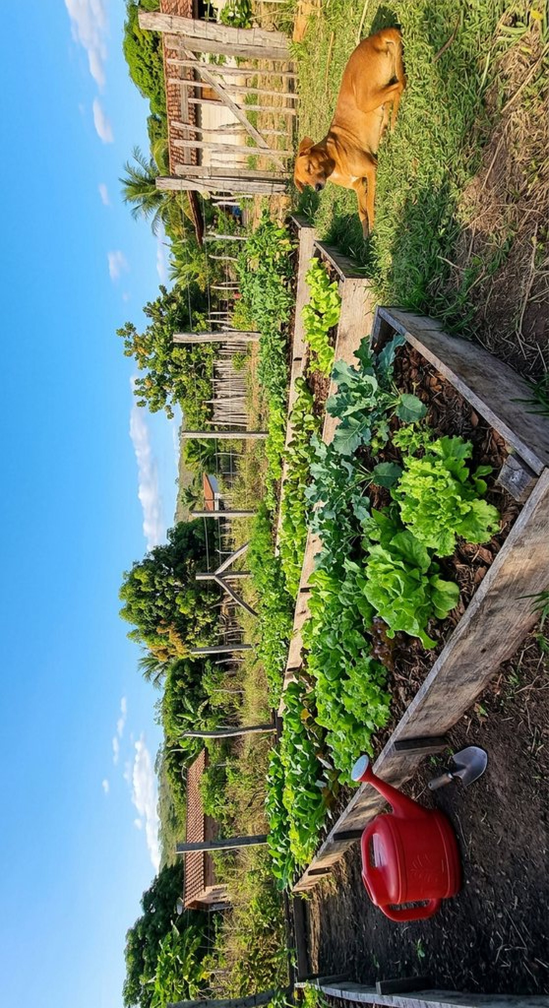
#> input picture tools/foto-celular.jpg, 2196 x 4032 px (shown at 1/4 size)
$ python olho.py foto-celular.jpg
#> lines starting #> are read from the running program, lines starting #| are printed output that depends on the picture; after the words box and inside, x2 and y2 are one past the last pixel; in counts of white or black regions, pixels touching at a corner belong together
#!/usr/bin/env python3
# -*- coding: utf-8 -*-
# 👁️ OLHO LOCAL DA CASA v5 (14/10/2026) — descreve a imagem SEM internet e SEM motores.
# v1: formas e cores de traço. v2: paleta, brilho, orientação, faixas, documento/print.
# v3: ROSTOS (opencv haar, offline — "quanta gente aparece"), nitidez (foto tremida?) e
#     preto-e-branco/cor. v4: LEITURA DE CENA em faixas ("de cima para baixo: céu; vegetação; areia").
# v5: BLOCOS DE COR com porcentagem, LINHA DE HORIZONTE, tom de PELE (apoio quando o rosto
#     não aparece), "parece ter TEXTO" e interior/exterior. Tudo medido; nada inventado.
# Uso: python3 tools/olho.py /caminho/imagem.png  → JSON {"descricao", "formas", "paleta", "rostos"}.
import json
import sys

PALETA = {
    'vermelho': (220, 30, 30), 'azul': (0, 90, 200), 'verde': (20, 160, 70),
    'amarelo': (245, 200, 30), 'laranja': (240, 140, 30), 'roxo': (130, 60, 180),
    'rosa': (240, 120, 180), 'marrom': (120, 80, 50), 'ciano': (40, 200, 200),
    'vinho': (130, 20, 40), 'creme': (245, 240, 220),
}


def falha(msg):
    print(json.dumps({'descricao': '', 'pistas': '', 'formas': [], 'paleta': [], 'rostos': 0, 'erro': str(msg)[:160]}))
    sys.exit(0)


def nome_cor(rgb):
    r, g, b = int(rgb[0]), int(rgb[1]), int(rgb[2])
    if r > 225 and g > 225 and b > 225:
        return 'branco'
    if r < 45 and g < 45 and b < 45:
        return 'preto'
    if abs(r - g) < 18 and abs(g - b) < 18 and abs(r - b) < 18:
        return 'cinza'
    melhor, dist = 'outro', 1e9
    for nome, alvo in PALETA.items():
        d = (r - alvo[0]) ** 2 + (g - alvo[1]) ** 2 + (b - alvo[2]) ** 2
        if d < dist:
            melhor, dist = nome, d
    return melhor


def rostos(caminho, H, W):
    """Quantos rostos? (opencv offline; se não tiver opencv, devolve None — melhor não saber do que errar.)"""
    try:
        import cv2
        if not hasattr(cv2, 'CascadeClassifier'):
            return None
        casc = cv2.CascadeClassifier(cv2.data.haarcascades + 'haarcascade_frontalface_default.xml')
        if casc.empty():
            return None
        img = cv2.imread(caminho)
        if img is None:
            return None
        cinza = cv2.cvtColor(img, cv2.COLOR_BGR2GRAY)
        achados = casc.detectMultiScale(cinza, scaleFactor=1.1, minNeighbors=7, minSize=(max(40, H // 8), max(40, H // 8)))
        detalhes = []
        for (x, y, w, h) in achados[:4]:
            cx, cy = (x + w / 2.0) / W, (y + h / 2.0) / H
            horiz = 'esquerda' if cx < 0.4 else ('centro' if cx < 0.6 else 'direita')
            vert = 'em cima' if cy < 0.4 else ('no meio' if cy < 0.6 else 'embaixo')
            detalhes.append(horiz + ', ' + vert)
        return {'n': len(achados), 'onde': detalhes}
    except Exception:
        return None


def main():
    if len(sys.argv) < 2:
        falha('sem imagem')
    try:
        from PIL import Image
        import numpy as np
    except Exception as e:
        falha('bibliotecas: ' + str(e))
    try:
        img = Image.open(sys.argv[1]).convert('RGB')
#> img is the input picture: PIL image 2196x4032 RGB; mean R, G, B 107.7, 127.3, 112.8
    except Exception as e:
        falha('não abri a imagem: ' + str(e))

    largura_max = 320
    if max(img.size) > largura_max:
        escala = largura_max / max(img.size)
#> escala = 0.0794
        img = img.resize((max(8, int(img.size[0] * escala)), max(8, int(img.size[1] * escala))), Image.LANCZOS)
#> img: PIL image 174x320 RGB
    arr = np.asarray(img).astype(int)
    H, W = arr.shape[0], arr.shape[1]
#> H = 320; W = 174

    # rostos na imagem CHEIA (não na reduzida — o haar precisa de detalhe)
    det = rostos(sys.argv[1], H, W)
#> in rostos, `cinza = cv2.cvtColor(img, cv2.COLOR_BGR2GRAY)`:
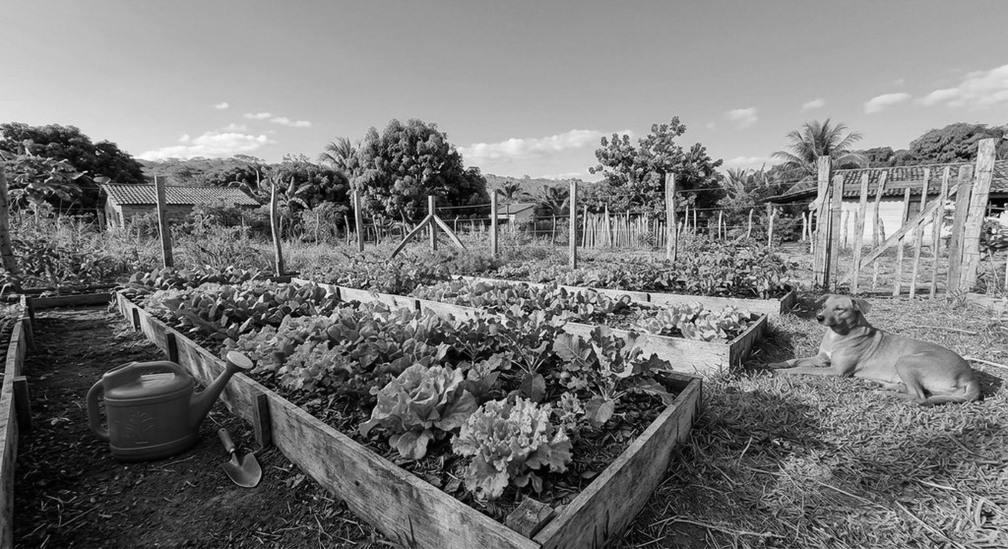
#> cinza: shape (2196, 4032) (shown at 1/4 size); min 0, max 255, mean 119.8
#> in rostos, `achados = casc.detectMultiScale(cinza, scaleFactor=1.1, minNeighbors=7..`: achados = [[2119, 1908, 57, 57], [681, 990, 64, 64], [3843, 983, 83, 83], [3858, 741, 106, 106], [2021, 1691, 128, 128]]
#> the loop in rostos, `for (x, y, w, h) in achados[:4]:` made 4 passes
#> (x, y, w, h, cx, cy) on passes 1 to 4: (2119, 1908, 57, 57, 12.34, 6.05), (681, 990, 64, 64, 4.1, 3.19), (3843, 983, 83, 83, 22.32, 3.2), (3858, 741, 106, 106, 22.48, 2.48)
#> after the loop in rostos, `for (x, y, w, h) in achados[:4]:`: detalhes = ['direita, embaixo', 'direita, embaixo', 'direita, embaixo', 'direita, embaixo']
#> det = {'n': 5, 'onde': ['direita, embaixo', 'direita, embaixo', 'direita, embaixo', 'direita, embaixo']}

    q = (arr // 24) * 24
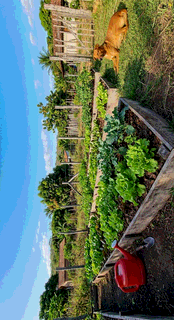
#> q: shape (320, 174, 3) int64; mean R, G, B 96.2, 115.9, 101.6
    cores, contagens = np.unique(q.reshape(-1, 3), axis=0, return_counts=True)
#> cores = 412 rows, first 8: [0, 0, 0], [0, 0, 24], [0, 24, 0], [0, 24, 24], [0, 24, 48], [0, 48, 0], [0, 48, 24], [0, 72, 0]; contagens = 412 values, max 3783 at index 89, min 1 at index 4, mean 135.1
    fundo_rgb = cores[int(np.argmax(contagens))]
#> fundo_rgb = [72, 168, 240]
    fundo = nome_cor(fundo_rgb)
#> in nome_cor, `r, g, b = int(rgb[0]), int(rgb[1]), int(rgb[2])`: r = 72; g = 168; b = 240
#> the loop in nome_cor, `for nome, alvo in PALETA.items():` made 11 passes
#> (d, melhor, dist) on passes 1, 2, 9: (85048, 'vermelho', 85048), (12868, 'azul', 12868), (3648, 'ciano', 3648)
#> d on passes 3 to 8: 31668, 75053, 73108, 18628, 34128, 46148
#> after the loop in nome_cor, `for nome, alvo in PALETA.items():`: dist = 3648
#> fundo = 'ciano'
    dist_fundo = np.sqrt(((arr - fundo_rgb) ** 2).sum(axis=2))
    fora = dist_fundo > 60
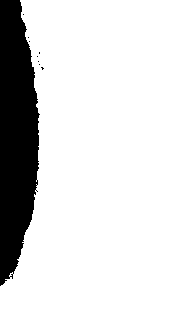
#> fora: shape (320, 174) bool; 84.5% white; 9 black regions (8 under 20 px), largest, box (x1, y1, x2, y2) and area: (0, 0, 40, 286) 8623

    nomes = np.empty((H, W), dtype=object)
    for y in range(H):
        for x in range(W):
            nomes[y, x] = nome_cor(arr[y, x])
#> this loop made 320 passes

    visitado = np.zeros((H, W), dtype=bool)
    formas = []
    area_min = max(30, int(0.004 * H * W))
    for y0 in range(H):
        for x0 in range(W):
            if visitado[y0, x0]:
                continue
            visitado[y0, x0] = True
            if not fora[y0, x0]:
                continue
            pilha = [(y0, x0)]
            px = []
            while pilha:
                y, x = pilha.pop()
                px.append((y, x))
                for dy, dx in ((1, 0), (-1, 0), (0, 1), (0, -1)):
                    yy, xx = y + dy, x + dx
                    if 0 <= yy < H and 0 <= xx < W and not visitado[yy, xx] and fora[yy, xx]:
                        visitado[yy, xx] = True
                        pilha.append((yy, xx))
            if len(px) < area_min:
                continue
            ys = [p[0] for p in px]
            xs = [p[1] for p in px]
            y1, y2, x1, x2 = min(ys), max(ys), min(xs), max(xs)
            alt, larg = (y2 - y1 + 1), (x2 - x1 + 1)
            area = len(px)
            preenchimento = area / float(alt * larg)
            from collections import Counter
            c = Counter(nomes[yy, xx] for (yy, xx) in px)
            cor = c.most_common(1)[0][0]
            if cor in ('preto', 'cinza') and preenchimento < 0.88:
                continue
            if c.most_common(1)[0][1] / float(area) < 0.5:
                continue
            linha5, linha50, linha95 = y1 + int((y2 - y1) * 0.05), y1 + int((y2 - y1) * 0.5), y1 + int((y2 - y1) * 0.95)
            larguras = []
            for ly in (linha5, linha50, linha95):
                colunas = [x for (yy, x) in px if yy == ly]
                larguras.append((max(colunas) - min(colunas) + 1) if colunas else 0)
            razao = larg / float(alt)
            if preenchimento >= 0.90:
                tipo = 'quadrado' if 0.8 <= razao <= 1.25 else 'retângulo'
            elif preenchimento >= 0.65:
                tipo = 'círculo' if 0.75 <= razao <= 1.33 else 'elipse'
            elif larguras[2] > 0 and larguras[0] <= 0.35 * larguras[2] and abs(larguras[1] - (larguras[0] + larguras[2]) / 2) <= 0.3 * larguras[2]:
                tipo = 'triângulo'
            elif preenchimento < 0.25:
                tipo = 'traço/linha'
            else:
                tipo = 'forma irregular'
            cx, cy = (x1 + x2) / 2.0, (y1 + y2) / 2.0
            horiz = 'esquerda' if cx < W / 3 else ('centro' if cx < 2 * W / 3 else 'direita')
            vert = 'em cima' if cy < H / 3 else ('no meio' if cy < 2 * H / 3 else 'embaixo')
            formas.append({'cor': cor, 'tipo': tipo, 'posicao': horiz + ', ' + vert,
                           'tamanho_pct': round(100.0 * area / (H * W), 1)})
#> visitado: shape (320, 174) bool; every value is 1
    formas.sort(key=lambda f: -f['tamanho_pct'])
    formas = formas[:6]

    cinza = (arr[:, :, 0] * 0.299 + arr[:, :, 1] * 0.587 + arr[:, :, 2] * 0.114)
#> cinza: shape (320, 174) float64
    brilho = float(cinza.mean())
    nivel = 'clara' if brilho > 170 else ('escura' if brilho < 85 else 'de brilho médio')
    orient = 'paisagem (deitada)' if W > H * 1.15 else ('retrato (em pé)' if H > W * 1.15 else 'quadrada')
    grad = np.abs(np.gradient(cinza)[0]) + np.abs(np.gradient(cinza)[1])
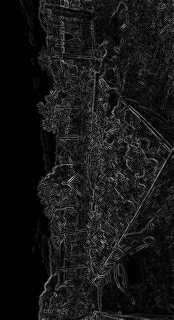
#> grad: shape (320, 174) float64; min 0, max 193, mean 22.9
    densidade = float((grad > 25).mean())
    rotulo_det = 'muito detalhada (cara de foto)' if densidade > 0.12 else ('simples (cara de desenho/documento)' if densidade < 0.045 else 'detalhe médio')
    nitidez = float(np.var(np.gradient(cinza)[0]) + np.var(np.gradient(cinza)[1]))
    tremida = nitidez < 18.0

    # preto e branco? (saturação média baixa E pouca diferença entre canais)
    dif_canais = float(np.mean(np.abs(arr[:, :, 0] - arr[:, :, 2]) + np.abs(arr[:, :, 1] - arr[:, :, 2])) / 2)
    pb = dif_canais < 10

    cores_px = arr[fora] if fora.any() else arr.reshape(-1, 3)
    paleta = []
    if len(cores_px):
        passos = ((cores_px // 40) * 40)
        uniq, cnt = np.unique(passos, axis=0, return_counts=True)
        ordem = np.argsort(cnt)[::-1][:6]
        total = float(cnt.sum())
        vistos = set()
        for i in ordem:
            nome = nome_cor(uniq[i])
            if nome in vistos:
                continue
            vistos.add(nome)
            paleta.append({'cor': nome, 'pct': round(100.0 * cnt[i] / total, 1)})
            if len(paleta) >= 3:
                break
#> this loop made 4 passes
#> i on passes 2 to 4: 9, 63, 24

    # 🌅 v4: LEITURA DE CENA em faixas horizontais ("de cima para baixo") — céu, vegetação, água, terra...
    def cara_de(cor, lisa, detalhada, pos, brilho_b):
        if pos == 'em cima' and cor in ('azul', 'ciano') and lisa and brilho_b > 120:
            return 'céu'
        if pos != 'em cima' and cor in ('azul', 'ciano', 'azul-escuro') and lisa and brilho_b > 60:
            return 'água/mar'
        if cor == 'verde':
            return 'vegetação/plantas' if detalhada else 'grama ou vegetação lisa'
        if cor == 'verde-escuro':
            return 'vegetação escura'
        if pos == 'embaixo' and cor in ('bege', 'creme', 'amarelo', 'marrom') and lisa:
            return 'areia ou terra'
        if cor in ('cinza', 'branco', 'creme') and lisa and detalhada is False:
            return 'parede ou fundo'
        if cor == 'azul' and lisa:
            return 'azul liso'
        return None

    alturas = [('em cima', 0, H // 3), ('no meio', H // 3, 2 * H // 3), ('embaixo', 2 * H // 3, H)]
    faixas_cena, faixas_detalhe = [], []
    for nome_f, y1b, y2b in alturas:
        if y2b <= y1b:
            continue
        rec = arr[y1b:y2b]
        g_rec = grad[y1b:y2b]
        cor_f = nome_cor(rec.reshape(-1, 3).mean(axis=0))
        det_f = float((g_rec > 25).mean())
        lis_f = det_f < 0.09
        det_alto = det_f > 0.14
        b_f = float(cinza[y1b:y2b].mean())
        cara = cara_de(cor_f, lis_f, det_alto, nome_f, b_f)
        faixas_detalhe.append((nome_f, cor_f, det_f))
        faixas_cena.append((nome_f, cor_f, ('liso' if lis_f else ('detalhado' if det_alto else '')), cara))
    # só vira frase se as faixas se DIFERENCIAM (senão é imagem de uma cor só)
    cores_faixas = [f[1] for f in faixas_cena]
    leitura_cena = ''
    if len(set(cores_faixas)) > 1 or any(f[3] for f in faixas_cena):
        pedacos_cena = []
        for nome_f, cor_f, text_f, cara in faixas_cena:
            ped = nome_f + ': ' + cor_f + (' ' + text_f if text_f else '')
            if cara:
                ped += ' (cara de ' + cara + ')'
            pedacos_cena.append(ped)
#> this loop made 3 passes
        leitura_cena = 'de cima para baixo — ' + '; '.join(pedacos_cena)

    frac_escuro = float((cinza < 110).mean())
    # documento/print exige também pouca cor (papel não é colorido) — 14/10: o retrato colorido enganava
    parece_doc = (fundo in ('branco', 'creme')) and 0.01 <= frac_escuro <= 0.35 and brilho > 165 and dif_canais < 22
    faixa = ''
    if H >= 40:
        topo = arr[:max(1, H // 4)].reshape(-1, 3)
        base = arr[-max(1, H // 4):].reshape(-1, 3)
        ctopo, cbase = nome_cor(topo.mean(axis=0)), nome_cor(base.mean(axis=0))
        if ctopo != cbase and ctopo != 'outro':
            faixa = 'metade de cima tende a ' + ctopo + ', a de baixo a ' + cbase

    # 🧱 v5: BLOCOS DE COR — agrupa tons parecidos e mede quanto cada um ocupa da imagem
    blocos = []
    try:
        base = arr.reshape(-1, 3).astype(float)
        q32 = (base // 32) * 32
        uniq, cnt = np.unique(q32, axis=0, return_counts=True)
        total = float(cnt.sum())
        brutos = []
        for i in np.argsort(cnt)[::-1]:
            cor_i = uniq[i].astype(float)
            pct_i = 100.0 * float(cnt[i]) / total
            junto = None
            for b in brutos:
                if float(np.sqrt(((b['rgb'] - cor_i) ** 2).sum())) < 48:
                    junto = b
                    break
            if junto is not None:
                junto['pct'] += pct_i
            elif len(brutos) < 6:
                brutos.append({'rgb': cor_i, 'pct': pct_i})
#> this loop made 203 passes
#> i on passes 1 to 3: 43, 11, 0
        brutos.sort(key=lambda b: -b['pct'])
        blocos = [{'cor': nome_cor(b['rgb'].astype(int)), 'pct': round(b['pct'], 1)}
                  for b in brutos[:4] if b['pct'] >= 4.0]
    except Exception:
        blocos = []

    # 🧍 v5: TOM DE PELE — apoio para "tem pessoa?" quando o detector de rosto não pega.
    # Só conta se for um BLOCO COMPACTO (areia, madeira e parede também são quentes —
    # espalhadas pela imagem toda, não são pessoa).
    pele_pct = 0.0
    pele_quente = 0.0  # tons quentes que PODEM ser pele (ou areia/madeira) — só avisamos
    try:
        r_, g_, b_ = arr[:, :, 0], arr[:, :, 1], arr[:, :, 2]
        mx = np.maximum(np.maximum(r_, g_), b_)
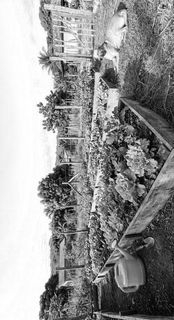
#> mx: shape (320, 174) int64; min 0, max 255, mean 150
        mn = np.minimum(np.minimum(r_, g_), b_)
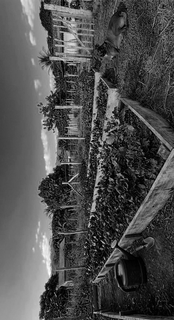
#> mn: shape (320, 174) int64; min 0, max 255, mean 77.3
        pele = (r_ > 60) & (g_ > 35) & (b_ > 25) & ((r_ - g_) >= 15) & (b_ >= 0.35 * r_) & \
               ((mx - mn) >= 18) & ((mx - mn) <= 95)
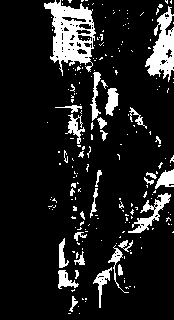
#> pele: shape (320, 174) bool; 12.3% white; 212 white regions (180 under 20 px), largest, box (x1, y1, x2, y2) and area: (44, 0, 96, 76) 1955, (145, 6, 174, 82) 1101, (128, 193, 171, 233) 480
        if pele.any():
            bruto = 100.0 * float(pele.mean())
            ys, xs = np.where(pele)
            y1, y2, x1, x2 = int(ys.min()), int(ys.max()), int(xs.min()), int(xs.max())
            caixa = float((y2 - y1 + 1) * (x2 - x1 + 1))
            cheio = float(pele.sum()) / caixa if caixa else 0.0
            largura_rel = (x2 - x1 + 1) / float(W)
            if cheio >= 0.22 and largura_rel <= 0.80:
                pele_pct = round(bruto, 1)
            elif bruto >= 20:
                pele_quente = round(bruto, 1)
    except Exception:
        pele_pct = 0.0
        pele_quente = 0.0

    # 🌄 v5: LINHA DE HORIZONTE — onde a cor muda de vez de uma faixa para a seguinte
    horizonte_pct = 0
    try:
        passo = max(6, H // 24)
        melhor = (0.0, 0)
        for yy in range(passo, H - passo, passo):
            a1 = arr[yy - passo:yy].reshape(-1, 3).mean(axis=0)
            a2 = arr[yy:yy + passo].reshape(-1, 3).mean(axis=0)
            d = float(np.sqrt(((a1 - a2) ** 2).sum()))
            if d > melhor[0]:
                melhor = (d, yy)
        if melhor[0] > 42 and not parece_doc:
            horizonte_pct = int(round(100.0 * melhor[1] / H))
    except Exception:
        horizonte_pct = 0

    # 🔤 v5: PARECE TER TEXTO — várias linhas com traço escuro sobre fundo claro
    texto_visivel = False
    try:
        if (parece_doc or (fundo in ('branco', 'creme') and brilho > 150)) and dif_canais < 26:
            nlinhas = 0
            for yy in range(0, H, max(1, H // 24)):
                if float((cinza[yy] < 110).mean()) > 0.06:
                    nlinhas += 1
            texto_visivel = nlinhas >= 3
    except Exception:
        texto_visivel = False
    if texto_visivel:
        horizonte_pct = 0  # "salto de cor" em documento é linha de texto, não horizonte

    # 🏞 v5: INTERIOR OU EXTERIOR (só diz quando as cores apoiam)
    nomes_blocos = ' '.join(b['cor'] for b in blocos)
    lugar = ''
    if ('ciano' in nomes_blocos or 'azul' in nomes_blocos) and 'verde' in nomes_blocos:
        lugar = 'cara de lugar aberto (céu e vegetação aparecem juntos)'
    elif horizonte_pct and ('ciano' in nomes_blocos or 'azul' in nomes_blocos):
        lugar = 'cara de lugar aberto, com linha de horizonte'
    elif 'cinza' in nomes_blocos and brilho < 140:
        lugar = 'cara de ambiente fechado/interior'

    partes = []
    if formas:
        partes.append('fundo ' + fundo + '; ' + '; '.join(
            '%s %s (%s)' % (f['tipo'], f['cor'], f['posicao']) for f in formas))
    if det and det['n'] > 0:
        partes.append('detectei ' + str(det['n']) + ' rosto(s) provavel(is) de pessoa (' + '; '.join(det['onde']) + ')')
    if parece_doc:
        partes.append('parece documento/print com texto (muito traço escuro em fundo claro)')
    if texto_visivel and not parece_doc:
        partes.append('parece ter TEXTO/escrita em cima de fundo claro')
    if pele_pct >= 4 and not (det and det['n'] > 0):
        partes.append('tom de pele em ~' + str(pele_pct) + '% da imagem (pode haver pessoa, sem rosto detectado)')
    elif pele_quente >= 20 and not (det and det['n'] > 0):
        partes.append('tons quentes em ~' + str(pele_quente) + '% (pode ser pessoa bem de perto, ou areia/madeira)')
    if blocos and not formas:
        partes.append('blocos de cor: ' + ', '.join('%s %s%%' % (b['cor'], b['pct']) for b in blocos))
    if lugar:
        partes.append(lugar + (' (horizonte a ~' + str(horizonte_pct) + '% de cima)' if horizonte_pct else ''))
    if paleta and not formas and not blocos:
        partes.append('paleta dominante: ' + ', '.join('%s %s%%' % (p['cor'], p['pct']) for p in paleta))
    partes.append('imagem ' + orient + ', ' + nivel + ' (' + rotulo_det + ')')
    if pb:
        partes.append('sem cor (preto e branco/cinza)')
    if tremida:
        partes.append('meio desfocada (pode ter saído tremida)')
    if leitura_cena:
        partes.append(leitura_cena)
    if faixa and not formas:
        partes.append(faixa)
    if not formas and not (det and det['n'] > 0) and densidade > 0.12:
        partes.append('olho local não detalha cena de foto — para isso, os motores de visão (ou o texto pela lupa)')
    descricao = '; '.join(partes)
    # 🎯 'pistas': resumo curto e medido (entra no prompt dos motores de visão como apoio)
    pedacos_pista = []
    if det and det['n'] > 0:
        pedacos_pista.append('detectei ' + str(det['n']) + ' rosto(s) provável(is) de pessoa (' + '; '.join(det['onde']) + ')')
    elif pele_pct >= 4:
        pedacos_pista.append('tom de pele em ~' + str(pele_pct) + '% (pode haver pessoa, rosto não detectado)')
    elif pele_quente >= 25:
        pedacos_pista.append('tons quentes (pele, areia ou madeira) em ~' + str(pele_quente) + '%')
    if leitura_cena:
        pedacos_pista.append(leitura_cena)
    if blocos:
        pedacos_pista.append('blocos de cor: ' + ', '.join('%s %s%%' % (b['cor'], b['pct']) for b in blocos))
    if lugar:
        pedacos_pista.append(lugar)
    if horizonte_pct:
        pedacos_pista.append('linha de horizonte a ~' + str(horizonte_pct) + '% de cima')
    if texto_visivel:
        pedacos_pista.append('parece ter TEXTO escrito na imagem')
    if tremida:
        pedacos_pista.append('foto possivelmente tremida/desfocada')
    pistas = '; '.join(pedacos_pista)
    print(json.dumps({'descricao': descricao, 'pistas': pistas, 'formas': formas, 'paleta': paleta,
                      'blocos': blocos, 'horizonte_pct': horizonte_pct, 'pele_pct': pele_pct, 'pele_quente_pct': pele_quente,
                      'texto_visivel': bool(texto_visivel), 'lugar': lugar,
                      'rostos': (det or {}).get('n', 0)}))
#> (printed output is left out)


main()
